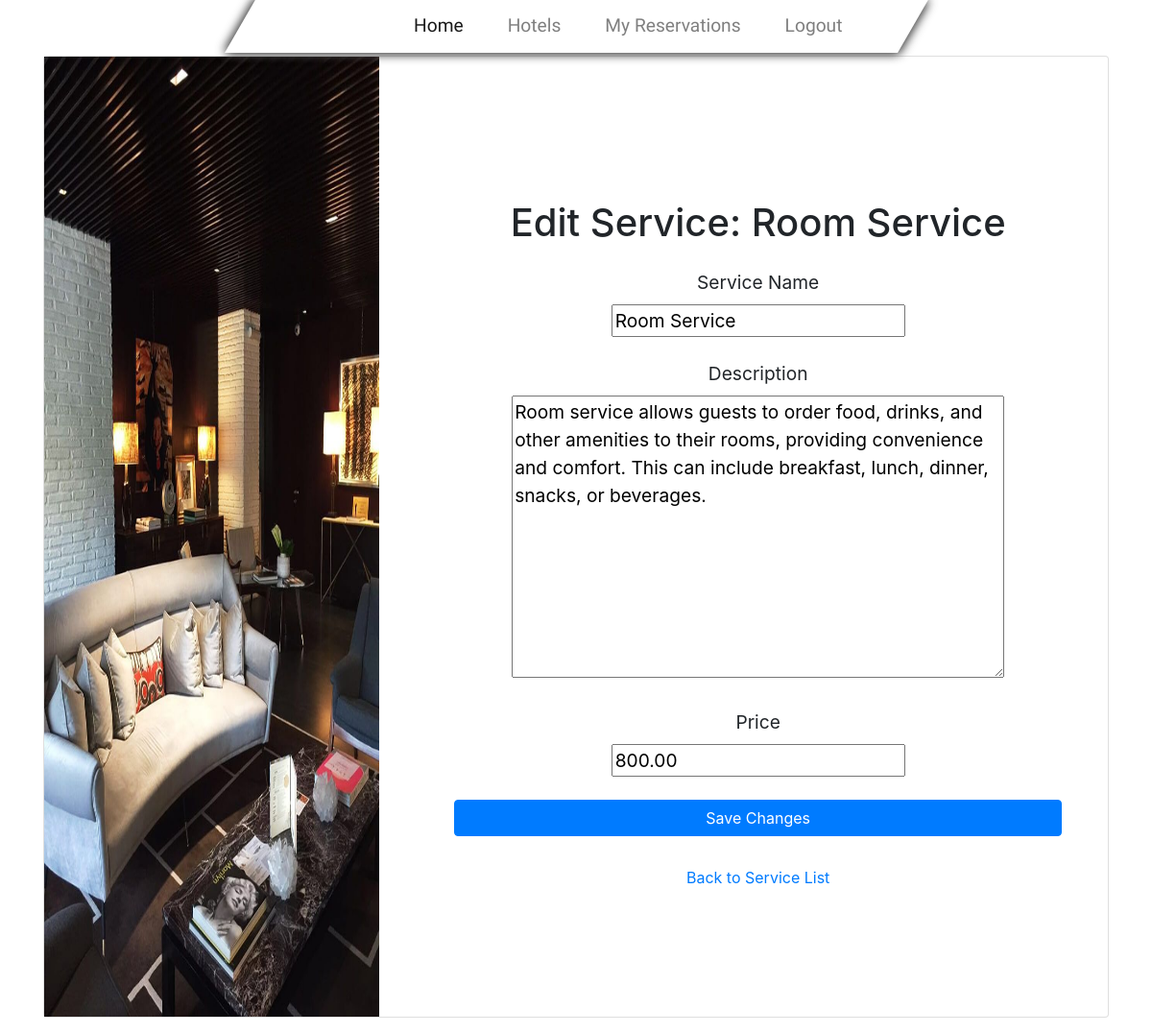
Screenshot of /hotel/15/service/3/edit/ (signed in) with the database file from the repository.
### hotel/models.py (models this page shows, shortened)
class Service(models.Model):
    hotel = models.ForeignKey(Hotel, related_name='services', on_delete=models.CASCADE)
    name = models.CharField(max_length=200)
    description = models.TextField()
    price = models.DecimalField(max_digits=10, decimal_places=2)

### hotel/views.py (the view)
    def _wrapped_view(request, *args, **kwargs):
        if not request.user.is_staff:
            raise PermissionDenied
        return view_func(request, *args, **kwargs)

### hotel/forms.py
class ServiceForm(forms.ModelForm):
    class Meta:
        model = Service
        fields = [ 'name', 'description', 'price', ]

### hotel/views.py (called while the page is built)
def admin_required(view_func):
    def _wrapped_view(request, *args, **kwargs):
        if not request.user.is_staff:
            raise PermissionDenied
        return view_func(request, *args, **kwargs)
    return _wrapped_view

@login_required
@admin_required
def service_edit(request, hotel_id, pk):
    hotel = get_object_or_404(Hotel, pk=hotel_id)
    service = get_object_or_404(Service, pk=pk)
    if request.method == 'POST':
        form = ServiceForm(request.POST, instance=service)
        if form.is_valid():
            form.save()
            return redirect('service_list', hotel_id=hotel.id)
    else:
        form = ServiceForm(instance=service)
    return render(request, 'hotel/service_edit.html', {'form': form, 'hotel': hotel, 'service': service})

### hotel/templates/hotel/service_edit.html (shortened to what this page needs)
{% extends 'hotel/base.html' %}
{% load static %}
{% block content %}
<br><br>
<section class="text-center text-lg-start">
  <div class="card mb-3">
    <div class="row g-0 d-flex align-items-center">
      <div class="col-lg-4 d-none d-lg-flex">
        <img src="{% static 'img/pic3.jpg' %}"
            style="height: 1000px;" class="w-100 rounded-t-5 rounded-tr-lg-0 rounded-bl-lg-5" alt="Service Image"/>
      </div>
      <div class="col-lg-8">
        <div class="card-body py-5 px-md-5">
          <h1 class="my-4">Edit Service: {{ service.name }}</h1>
          <form method="post">
            <div class="form-outline mb-4">
              <label for="id_name" class="form-label">Service Name</label><br>
              {{ form.name }}
            </div>
            <div class="form-outline mb-4">
              <label for="id_description" class="form-label">Description</label><br>
              {{ form.description }}
            </div>
            <div class="form-outline mb-4">
              <label for="id_price" class="form-label">Price</label><br>
              {{ form.price }}
            </div>
            <button type="submit" class="btn btn-primary btn-block mb-4">Save Changes</button>
          </form>
          <a href="{% url 'service_list' hotel.id %}" class="btn btn-link">Back to Service List</a>
        </div>
      </div>
    </div>
  </div>
</section>
{% endblock %}

### static/css/magic.css (style rules this page uses)
body { font-size: 1.2rem; }

### rows the page displays
Service: name "Room Service", description "Room service allows guests to order food, drinks, and other amenities to their rooms, providing convenience and comfort. This can include breakfast, lunch, dinner, snacks, or beverages.", price "800.00"
